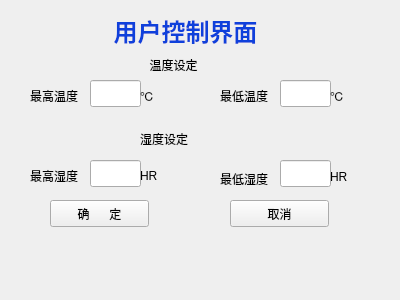
<?xml version="1.0" encoding="UTF-8"?>
<ui version="4.0">
 <class>MessageWindow</class>
 <widget class="QWidget" name="MessageWindow">
  <property name="geometry">
   <rect>
    <x>0</x>
    <y>0</y>
    <width>400</width>
    <height>300</height>
   </rect>
  </property>
  <property name="windowTitle">
   <string>Form</string>
  </property>
  <widget class="QLabel" name="label">
   <property name="geometry">
    <rect>
     <x>110</x>
     <y>10</y>
     <width>151</width>
     <height>41</height>
    </rect>
   </property>
   <property name="text">
    <string>&lt;html&gt;&lt;head/&gt;&lt;body&gt;&lt;p align=&quot;center&quot;&gt;&lt;span style=&quot; font-size:18pt; font-weight:600; color:#0f40db;&quot;&gt;用户控制界面&lt;/span&gt;&lt;/p&gt;&lt;/body&gt;&lt;/html&gt;</string>
   </property>
  </widget>
  <widget class="QLabel" name="label_3">
   <property name="geometry">
    <rect>
     <x>140</x>
     <y>50</y>
     <width>67</width>
     <height>31</height>
    </rect>
   </property>
   <property name="text">
    <string>&lt;html&gt;&lt;head/&gt;&lt;body&gt;&lt;p align=&quot;center&quot;&gt;温度设定&lt;/p&gt;&lt;/body&gt;&lt;/html&gt;</string>
   </property>
  </widget>
  <widget class="QLabel" name="label_4">
   <property name="geometry">
    <rect>
     <x>30</x>
     <y>80</y>
     <width>67</width>
     <height>31</height>
    </rect>
   </property>
   <property name="text">
    <string>最高温度</string>
   </property>
  </widget>
  <widget class="QLabel" name="label_5">
   <property name="geometry">
    <rect>
     <x>220</x>
     <y>80</y>
     <width>67</width>
     <height>31</height>
    </rect>
   </property>
   <property name="text">
    <string>最低温度</string>
   </property>
  </widget>
  <widget class="QLineEdit" name="setLowTemperatureLineEdit">
   <property name="geometry">
    <rect>
     <x>280</x>
     <y>80</y>
     <width>51</width>
     <height>27</height>
    </rect>
   </property>
  </widget>
  <widget class="QLineEdit" name="setHighTemperatureLineEdit">
   <property name="geometry">
    <rect>
     <x>90</x>
     <y>80</y>
     <width>51</width>
     <height>27</height>
    </rect>
   </property>
  </widget>
  <widget class="QLabel" name="label_6">
   <property name="geometry">
    <rect>
     <x>140</x>
     <y>80</y>
     <width>67</width>
     <height>31</height>
    </rect>
   </property>
   <property name="text">
    <string>℃</string>
   </property>
  </widget>
  <widget class="QLabel" name="label_7">
   <property name="geometry">
    <rect>
     <x>330</x>
     <y>80</y>
     <width>67</width>
     <height>31</height>
    </rect>
   </property>
   <property name="text">
    <string>℃</string>
   </property>
  </widget>
  <widget class="QLabel" name="label_2">
   <property name="geometry">
    <rect>
     <x>140</x>
     <y>130</y>
     <width>67</width>
     <height>17</height>
    </rect>
   </property>
   <property name="text">
    <string>湿度设定</string>
   </property>
  </widget>
  <widget class="QLabel" name="label_8">
   <property name="geometry">
    <rect>
     <x>30</x>
     <y>160</y>
     <width>67</width>
     <height>31</height>
    </rect>
   </property>
   <property name="text">
    <string>最高湿度</string>
   </property>
  </widget>
  <widget class="QLabel" name="label_9">
   <property name="geometry">
    <rect>
     <x>220</x>
     <y>170</y>
     <width>67</width>
     <height>17</height>
    </rect>
   </property>
   <property name="text">
    <string>最低湿度</string>
   </property>
  </widget>
  <widget class="QLineEdit" name="setHighHumidityLineEdit">
   <property name="geometry">
    <rect>
     <x>90</x>
     <y>160</y>
     <width>51</width>
     <height>27</height>
    </rect>
   </property>
  </widget>
  <widget class="QLineEdit" name="setLowHumidityLineEdit">
   <property name="geometry">
    <rect>
     <x>280</x>
     <y>160</y>
     <width>51</width>
     <height>27</height>
    </rect>
   </property>
  </widget>
  <widget class="QLabel" name="label_10">
   <property name="geometry">
    <rect>
     <x>140</x>
     <y>160</y>
     <width>67</width>
     <height>31</height>
    </rect>
   </property>
   <property name="text">
    <string>HR</string>
   </property>
  </widget>
  <widget class="QLabel" name="label_11">
   <property name="geometry">
    <rect>
     <x>330</x>
     <y>166</y>
     <width>67</width>
     <height>21</height>
    </rect>
   </property>
   <property name="text">
    <string>HR</string>
   </property>
  </widget>
  <widget class="QPushButton" name="entryButton">
   <property name="geometry">
    <rect>
     <x>50</x>
     <y>200</y>
     <width>99</width>
     <height>27</height>
    </rect>
   </property>
   <property name="text">
    <string>确      定</string>
   </property>
  </widget>
  <widget class="QPushButton" name="cancelButton">
   <property name="geometry">
    <rect>
     <x>230</x>
     <y>200</y>
     <width>99</width>
     <height>27</height>
    </rect>
   </property>
   <property name="text">
    <string>取消</string>
   </property>
  </widget>
 </widget>
 <resources/>
 <connections/>
</ui>
